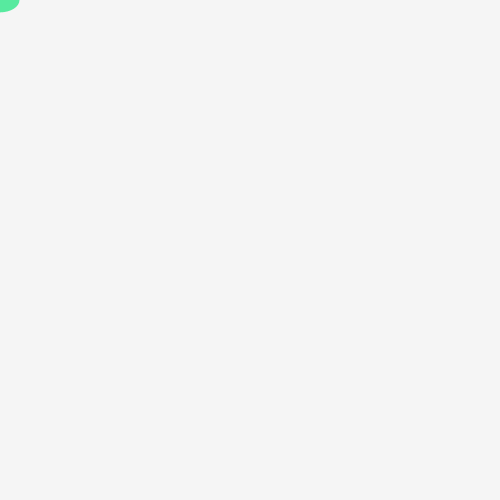
Frame 1 (no input)
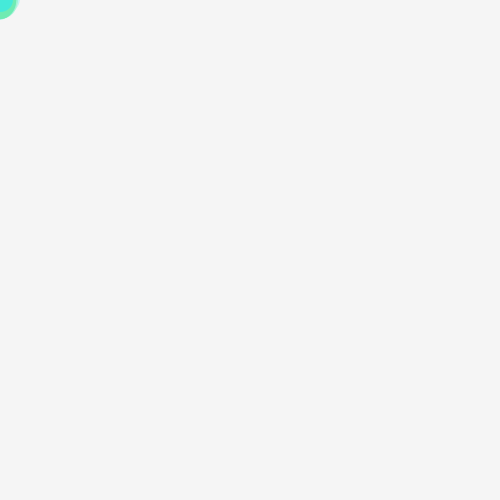
Frame 60 (the mouse pressed at the canvas centre just before this capture)
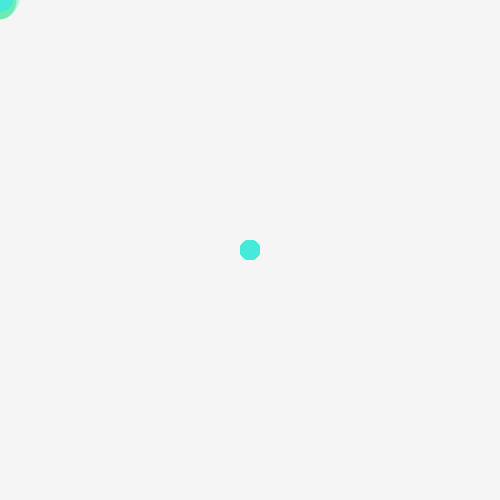
Frame 120 (the mouse held since frame 60 and released just before this capture)

The Processing sketch that drew these frames (run headless with seeded random() and noise(); from frame 60 on, the mouse is pressed at the canvas centre):

// Processing sketch: processing_50167
// ── processing_50167.pde

//HW #3
//copyright 2012 mdanver 

void setup ()
{
  size(500,500);
  background(245);
  noStroke();
}

void draw()
{
  if(mousePressed == true)
  {ellipse(mouseX,mouseY,20,20);
   // fill(255,255,255);
   // rect(0,0,width,height);
  
  }
  else{
  fill(255,255,255,10);
rect(0,0,width,height);
  fill(random(23,123),234,random(134,234));
  ellipse(mouseX,mouseY,random(20,40),random(20,40));
  }
}
